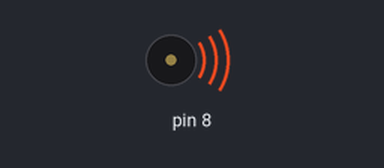
The sketch below on a simulated Arduino Uno, built with avr-gcc and run on an emulated ATmega328P. Shown: buzzer (waves = sounding).

Above: at 0.1 s.
At 59.6 s:
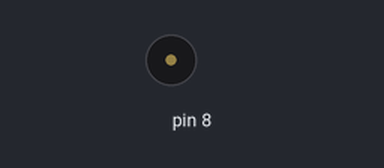
Timing chart, 0 to 61.1 s (numbered marks = the images above):
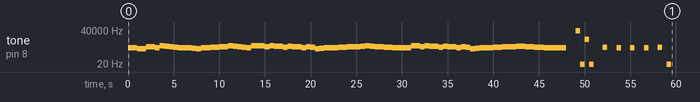

The sketch:

prueba_sonido.ino
```cpp
/*
DO NOTE_C5
RE NOTE_D5
MI NOTE_E5
FA NOTE_F5
SOL NOTE_G5
LA NOTE_A5
SI NOTE_B5
DO NOTE_C6
*/
#include "pitches.h"
int melody[] = {NOTE_G5, NOTE_G5, NOTE_D5, NOTE_D5, NOTE_B5, NOTE_B5, NOTE_G5, NOTE_D6, NOTE_C6, NOTE_B5, NOTE_A5,
NOTE_G5, NOTE_G5, 739.99, NOTE_E5, NOTE_D5, NOTE_G5, NOTE_G5, NOTE_A5, NOTE_A5, NOTE_B5, NOTE_B5, NOTE_D6,
NOTE_C6, NOTE_B5, NOTE_A5, NOTE_G5, NOTE_D6, NOTE_D6 ,NOTE_D6, NOTE_B5, NOTE_D6, NOTE_C6, NOTE_C6,
NOTE_A5, NOTE_C6, NOTE_B5, NOTE_B5, NOTE_G5, NOTE_B5, NOTE_A5, NOTE_D5, NOTE_E5, 739.99, NOTE_G5, NOTE_G5,
NOTE_A5, NOTE_A5, NOTE_B5, NOTE_B5, NOTE_B5, NOTE_C6, NOTE_D6, NOTE_C6, NOTE_B5, NOTE_B5, NOTE_A5, NOTE_A5,
NOTE_G5, NOTE_G5, NOTE_G5, NOTE_G5, NOTE_D6, NOTE_D6, NOTE_B5, NOTE_D6, NOTE_C6, NOTE_C6, NOTE_A5,
NOTE_C6, NOTE_B5, NOTE_B5, NOTE_G5, NOTE_B5, NOTE_A5, NOTE_D5, NOTE_E5, 739.99, NOTE_G5, NOTE_G5, NOTE_A5,
NOTE_A5, NOTE_B5, NOTE_B5, NOTE_B5, NOTE_C6, NOTE_C6, NOTE_B5, NOTE_B5, NOTE_A5, NOTE_A5, NOTE_G5,
NOTE_G5, NOTE_G5, NOTE_G5, NOTE_G5
};
int duration_negra = 1000;
int duration_blanca = 2000;
int duration_corchea = 500;
void setup() {
  // put your setup code here, to run once:
  for (int thisNote = 0; thisNote < sizeof(melody); thisNote++) {
    // pin8 output the voice, every scale is 0.5 sencond
      tone(8, melody[thisNote], duration_negra);
      delay(500);
  }
}

void loop() {
  // put your main code here, to run repeatedly:

}
```
